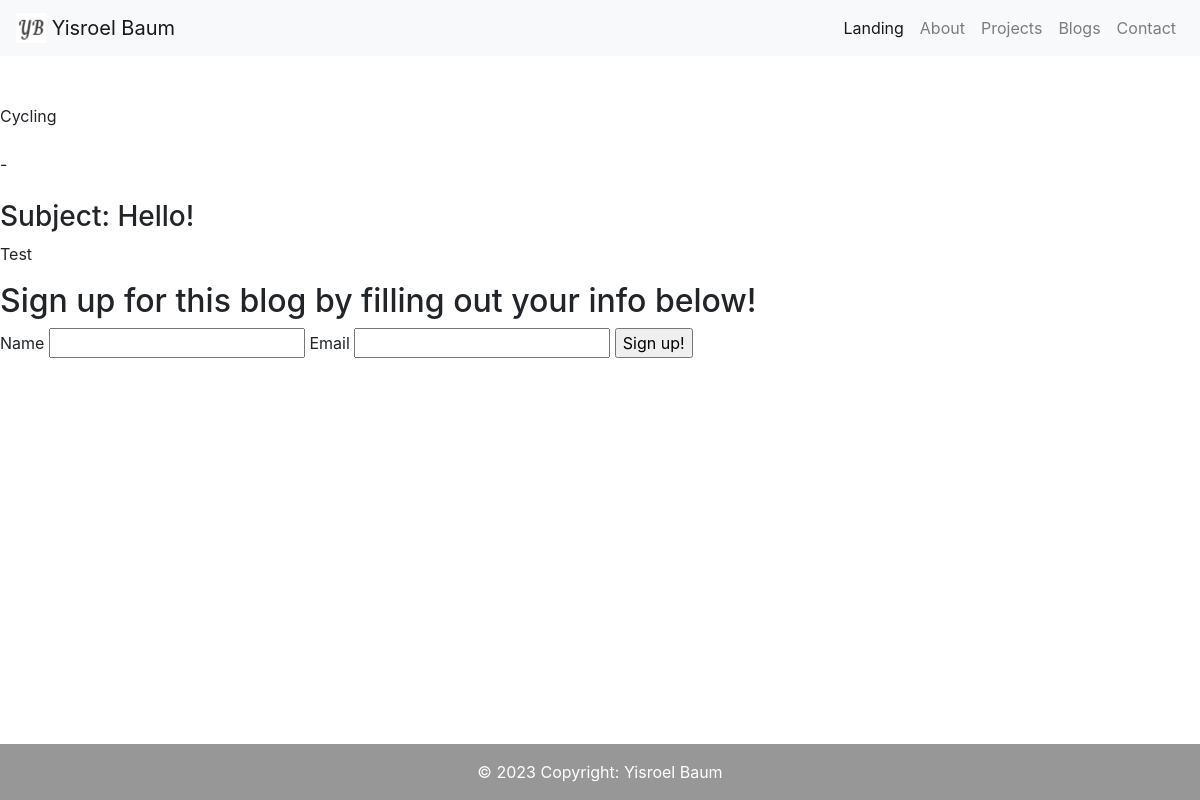
The page /blog/1 on the database its author committed.
### portfolio/models.py (models this page shows, shortened)
class Blog(portfolio.Model):
    id          = portfolio.Column(portfolio.Integer, primary_key=True)
    name        = portfolio.Column(portfolio.String(64), nullable=False)
    description = portfolio.Column(portfolio.String(200), nullable=False)
    img         = portfolio.Column(portfolio.String(200), default='static/default_pic.jpg')
    posts       = portfolio.relationship('Post', backref='blog', lazy='dynamic')

class Post(portfolio.Model):
    id           = portfolio.Column(portfolio.Integer, primary_key=True)
    subject      = portfolio.Column(portfolio.String(64), nullable=False)
    content      = portfolio.Column(portfolio.String(2000), nullable=False)
    blog_id = portfolio.Column(portfolio.Integer, portfolio.ForeignKey('blog.id'))

### portfolio/routes.py (the view, shortened to what this page needs)
@app.route('/blog/<int:blog_id>', methods=('GET', 'POST'))
def ind_blog(blog_id):
    posts = Post.query.filter_by(id=blog_id)
    blog = Blog.query.filter_by(id=blog_id).first()
    blog_form = BlogSignUpForm()
    user = User.query.filter_by(email=blog_form.email.data).first()
    return render_template('ind_blog.html', blog=blog, blog_form=blog_form, posts=posts)

### portfolio/forms.py
class BlogSignUpForm(FlaskForm):
    name   = StringField('Name', validators=[DataRequired()])
    email  = EmailField('Email', validators=[DataRequired()])
    blog   = SelectField('Blog', choices=[blog.name for blog in list_of_blogs])
    submit = SubmitField('Sign up!')

### portfolio/templates/ind_blog.html (shortened to what this page needs)
{% extends 'base.html' %}
{% block content %}
    {{ blog.img }}<br><br>
    {{ blog.name }}<br><br>
    {{ blog.description }}<br><br>
    {% for post in posts %}
        <h3>Subject: {{ post.subject }}</h3>
        <p>{{ post.content }}</p>
    {% endfor %}
    <form method="post" action="" enctype="multipart/form-data">
        <h2>Sign up for this blog by filling out your info below!</h2>
        {{ blog_form.name.label }}
        {{ blog_form.name() }}
        {{ blog_form.email.label }}
        {{ blog_form.email() }}
        {{ blog_form.submit() }}
    </form>
{% endblock content %}

### rows shown on the page
Blog: name "Cycling", description "-"
Post: subject "Hello!", content "Test"

### other values the page prints
{{ blog_form.name.label }} "Name"
{{ blog_form.email.label }} "Email"
